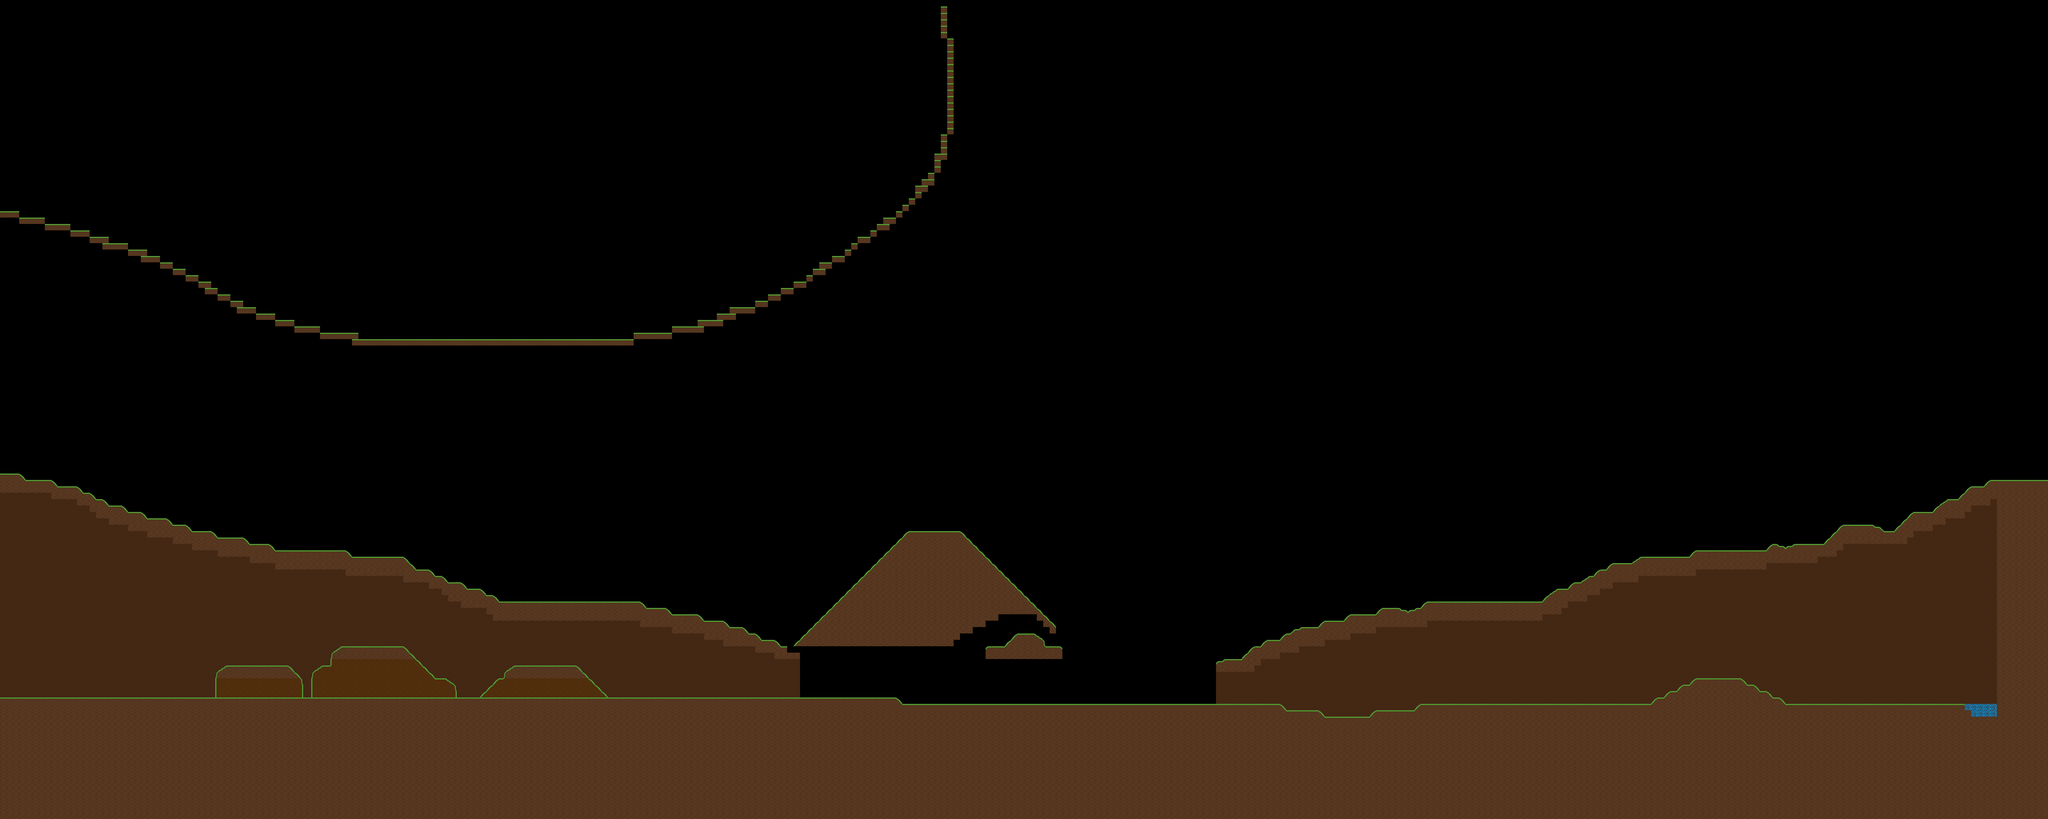

A 2D game scene composited from a Tiled map and its tileset images. What follows is a short description and the map's XML, with each tile layer's data collapsed to a summary:
An orthogonal 320x128 tile map with 32x32 px tiles, 7 tile layers (background_layer, background_2_layer, decoration_back_layer, platform_layer, ...), 1 hidden layer not drawn and 65 objects (12x zone, 11x text, 10x portal, 8x powerUp, 4x enemy_2, ...).

<map version="1.10" tiledversion="1.12.0" orientation="orthogonal" renderorder="right-down" width="320" height="128" tilewidth="32" tileheight="32" infinite="0" nextlayerid="16" nextobjectid="92">
 <editorsettings>
  <export target="../src/assets/maps/carte_recto.json" format="json" />
 </editorsettings>
 <tileset firstgid="1" name="tileset_image" tilewidth="32" tileheight="32" tilecount="1600" columns="40">
  <image source="../src/assets/maps/tileset_image.png" width="1280" height="1280" />
  <tile id="80">
   <properties>
    <property name="estSolide" type="bool" value="true" />
   </properties>
  </tile>
  <tile id="81">
   <properties>
    <property name="estSolide" type="bool" value="true" />
   </properties>
  </tile>
  <tile id="82">
   <properties>
    <property name="estSolide" type="bool" value="true" />
   </properties>
  </tile>
  <tile id="120">
   <properties>
    <property name="estSolide" type="bool" value="true" />
   </properties>
  </tile>
  <tile id="121">
   <properties>
    <property name="estSolide" type="bool" value="true" />
   </properties>
  </tile>
  <tile id="122">
   <properties>
    <property name="estSolide" type="bool" value="true" />
   </properties>
  </tile>
  <tile id="160">
   <properties>
    <property name="estSolide" type="bool" value="true" />
   </properties>
  </tile>
  <tile id="161">
   <properties>
    <property name="estSolide" type="bool" value="true" />
   </properties>
  </tile>
  <tile id="162">
   <properties>
    <property name="estSolide" type="bool" value="true" />
   </properties>
  </tile>
  <tile id="200">
   <properties>
    <property name="estSolide" type="bool" value="true" />
   </properties>
  </tile>
  <tile id="201">
   <properties>
    <property name="estSolide" type="bool" value="true" />
   </properties>
  </tile>
  <tile id="202">
   <properties>
    <property name="estSolide" type="bool" value="true" />
   </properties>
  </tile>
  <tile id="240">
   <properties>
    <property name="estSolide" type="bool" value="true" />
   </properties>
  </tile>
  <tile id="241">
   <properties>
    <property name="estSolide" type="bool" value="true" />
   </properties>
  </tile>
  <tile id="242">
   <properties>
    <property name="estSolide" type="bool" value="true" />
   </properties>
  </tile>
  <tile id="280">
   <properties>
    <property name="estSolide" type="bool" value="true" />
   </properties>
  </tile>
  <tile id="281">
   <properties>
    <property name="estSolide" type="bool" value="true" />
   </properties>
  </tile>
  <tile id="282">
   <properties>
    <property name="estSolide" type="bool" value="true" />
   </properties>
  </tile>
  <tile id="320">
   <properties>
    <property name="estSolide" type="bool" value="true" />
   </properties>
  </tile>
  <tile id="321">
   <properties>
    <property name="estSolide" type="bool" value="true" />
   </properties>
  </tile>
  <tile id="322">
   <properties>
    <property name="estSolide" type="bool" value="true" />
   </properties>
  </tile>
  <tile id="360">
   <properties>
    <property name="estSolide" type="bool" value="true" />
   </properties>
  </tile>
  <tile id="361">
   <properties>
    <property name="estSolide" type="bool" value="true" />
   </properties>
  </tile>
  <tile id="362">
   <properties>
    <property name="estSolide" type="bool" value="true" />
   </properties>
  </tile>
  <tile id="363">
   <properties>
    <property name="estSolide" type="bool" value="true" />
   </properties>
  </tile>
 </tileset>
 <layer id="15" name="background_layer" width="320" height="128">
  <data>[40960 cells, 4359 non-empty, 4 distinct tile ids]</data>
 </layer>
 <layer id="2" name="background_2_layer" width="320" height="128">
  <data>[40960 cells, 519 non-empty, 51 distinct tile ids]</data>
 </layer>
 <layer id="4" name="decoration_back_layer" width="320" height="128">
  <data>[40960 cells, 33 non-empty, 14 distinct tile ids]</data>
 </layer>
 <layer id="3" name="platform_layer" width="320" height="128" offsetx="0.00520833" offsety="0.00520833">
  <data>[40960 cells, 7675 non-empty, 19 distinct tile ids]</data>
 </layer>
 <layer id="12" name="ladder_layer" width="320" height="128" visible="0">
  <data>[40960 cells, 0 non-empty, 0 distinct tile ids]</data>
 </layer>
 <layer id="8" name="death_layer" width="320" height="128">
  <data>[40960 cells, 0 non-empty, 0 distinct tile ids]</data>
 </layer>
 <layer id="10" name="kill_layer" width="320" height="128">
  <data>[40960 cells, 0 non-empty, 0 distinct tile ids]</data>
 </layer>
 <layer id="5" name="decoration_front_layer" width="320" height="128">
  <data>[40960 cells, 27 non-empty, 19 distinct tile ids]</data>
 </layer>
 <objectgroup id="6" name="object_layer">
  <object id="1" name="enemy_5" x="2455" y="380">
   <point />
  </object>
  <object id="2" name="enemy_3" x="2592" y="589">
   <point />
  </object>
  <object id="3" name="enemy_2" x="2659" y="283">
   <point />
  </object>
  <object id="4" name="enemy_2" x="3758" y="596">
   <point />
  </object>
  <object id="5" name="enemy_2" x="3242" y="693">
   <point />
  </object>
  <object id="6" name="enemy_1" x="2318" y="523">
   <point />
  </object>
  <object id="7" name="start" x="112.455" y="3438.67">
   <point />
  </object>
  <object id="8" name="portal" x="708" y="561">
   <properties>
    <property name="id" type="int" value="2" />
    <property name="target" type="int" value="2" />
   </properties>
   <point />
  </object>
  <object id="9" name="portal" x="1551" y="1331">
   <properties>
    <property name="id" type="int" value="5" />
    <property name="target" type="int" value="5" />
   </properties>
   <point />
  </object>
  <object id="11" name="portal" x="1935" y="1327">
   <properties>
    <property name="id" type="int" value="99" />
    <property name="target" type="int" value="99" />
   </properties>
   <point />
  </object>
  <object id="12" name="enemy_2" x="3285" y="404">
   <point />
  </object>
  <object id="14" name="enemy_5" x="1948" y="220">
   <point />
  </object>
  <object id="18" name="portal" x="296" y="530">
   <properties>
    <property name="id" type="int" value="1" />
    <property name="style" value="grand" />
    <property name="target" type="int" value="1" />
   </properties>
   <point />
  </object>
  <object id="19" name="item" x="2458" y="872">
   <point />
  </object>
  <object id="21" name="enemy_4" x="2793" y="213">
   <properties>
    <property name="destination" type="int" value="1" />
   </properties>
   <point />
  </object>
  <object id="22" name="destination" x="2441" y="256">
   <properties>
    <property name="id" type="int" value="1" />
   </properties>
   <point />
  </object>
  <object id="24" name="target" x="4155" y="276">
   <point />
  </object>
  <object id="25" name="destination" x="2560" y="421">
   <properties>
    <property name="id" type="int" value="2" />
   </properties>
   <point />
  </object>
  </objectgroup>
 <objectgroup id="9" name="text_layer">
  <!-- 24 objects omitted --></objectgroup>
</map>
<!-- 47 of 65 objects omitted -->
